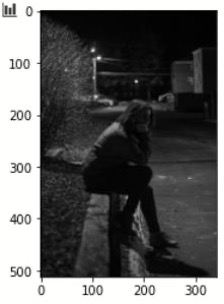
#> input picture input.jpg, 224 x 304 px
$ jupyter execute PE07_CS506_Jamel.ipynb   (shell and % lines are left out)
#> lines starting #> are read from the running program, lines starting #| are printed output that depends on the picture
[cell 1]
# Import the Image,ImageOps, Imagefilter, ImageEnhance modules from the PIL library
import numpy as np
import matplotlib.pyplot as plt
from PIL import Image, ImageOps, ImageFilter, ImageEnhance

[cell 2]
# Opens the image file
img = Image.open('input.jpg')
#> img is the input picture: PIL image 224x304 RGB; mean R, G, B 98.2, 98.2, 97.7

[cell 3]
# Applying image filter using detail
img_detail = img.filter(ImageFilter.DETAIL)

# shows image in image viewer
img_detail.show()
plt.imshow(img)

[cell 4]
# Applying image filter using sharpen
img_sharpen = img.filter(ImageFilter.SHARPEN)
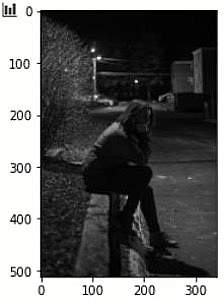
#> img_sharpen: PIL image 224x304 RGB; mean R, G, B 97.6, 97.6, 97.2
img_sharpen.show()
plt.imshow(img)

[cell 5]
# Applying image filter using MedianFilter
img_median = img.filter(ImageFilter.MedianFilter)
img_median.show()
plt.imshow(img)

[cell 6]
# Applying image filter using UnsharpMask
img_median = img.filter(ImageFilter.UnsharpMask(5.0, 200, 20))
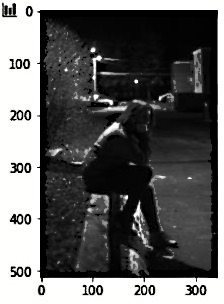
#> img_median: PIL image 224x304 RGB; mean R, G, B 96.1, 96.1, 95.7
img_median.show()
plt.imshow(img)

[cell 7]
# The following Histogram equalization from ImageOps
img_histogram = Image.open('input.jpg')
img_histogram = ImageOps.equalize(img_histogram)
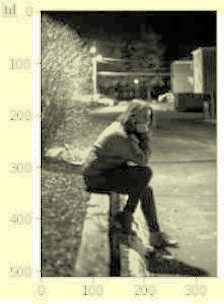
#> img_histogram: PIL image 224x304 RGB; mean R, G, B 152.9, 152.9, 128.5
img_histogram = img_histogram.save("img_histogram.jpg")

img_histogram = Image.open('img_histogram.jpg')
img_histogram.show()
plt.imshow(img_histogram)

[cell 8]
# Opens the image file
img2 = Image.open('input1.jpg')
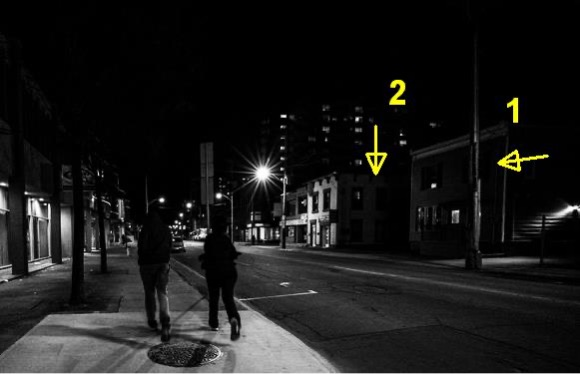
#> input picture input1.jpg, 580 x 374 px
#> img2 is the input picture: PIL image 580x374 RGB; mean R, G, B 26.2, 26.2, 25.3

[cell 9]
# Applying image filter using detail
img_detail = img.filter(ImageFilter.DETAIL)

# shows image in image viewer
img_detail.show()
plt.imshow(img2)

[cell 10]
# The following Histogram equalization from ImageOps
img_histogram = Image.open('input1.jpg')
img_histogram = ImageOps.equalize(img_histogram)
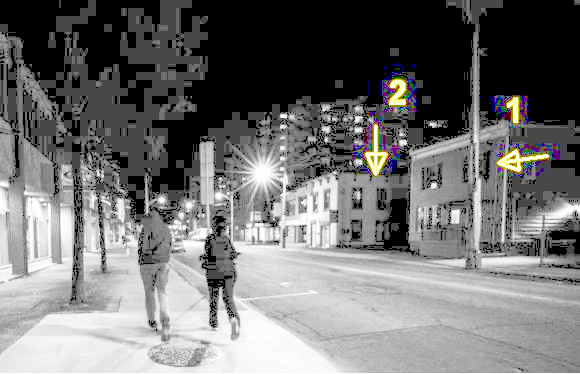
#> img_histogram: PIL image 580x374 RGB; mean R, G, B 114.5, 114.2, 114.4
img_histogram = img_histogram.save("img_histogram.jpg")

img_histogram = Image.open('img_histogram.jpg')
img_histogram.show()
plt.imshow(img_histogram)

[cell 11]
# img_histogram returns a histogram for the image
img_unsharpen = Image.open('img_histogram.jpg')
plt.imshow(img_unsharpen)

img_unsharpen = img_unsharpen.filter(ImageFilter.UnsharpMask(radius = 2.5, percent = 250, threshold = 4))
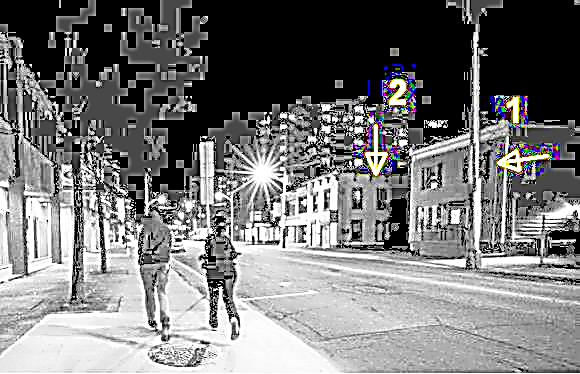
#> img_unsharpen: PIL image 580x374 RGB; mean R, G, B 119.8, 119.6, 119.9
img_unsharpen.save("img_unsharpen.jpg")

img_unsharpen = Image.open("img_unsharpen.jpg")
img_unsharpen.show()
plt.imshow(img_unsharpen)
